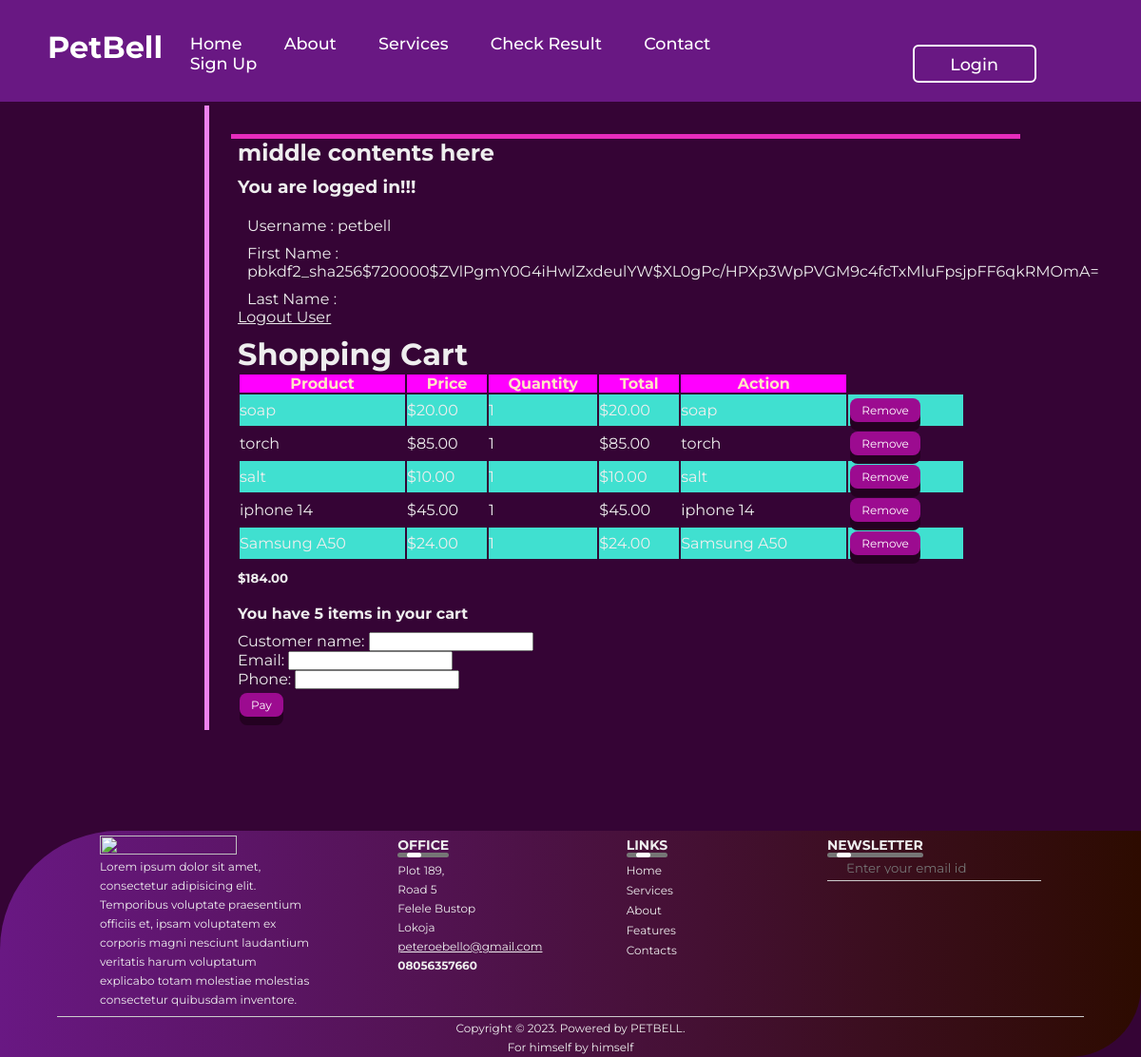
Screenshot of /market/cart/ (signed in) with the database file from the repository.
### market/models.py (models this page shows, shortened)
class CartItem(models.Model):
    product = models.ForeignKey(Product, on_delete=models.CASCADE)
    cart = models.ForeignKey(Carts, on_delete=models.CASCADE)
    quantity = models.IntegerField(default=1)
    @property
    def total_price(self):
        all_price = self.product.price * self.quantity
        return all_price
    def __str__(self):
        return str(self.id)

class Product(models.Model):
    name = models.CharField(max_length=200)
    description = models.TextField()
    price = models.DecimalField(max_digits=10, decimal_places=2)

class Carts(models.Model):
    user = models.ForeignKey(User, on_delete=models.CASCADE)
    products = models.ManyToManyField(Product, through='CartItem')
    @property
    def total_amount (self):
        cartitems = self.cartitem_set.all()
        total = sum([item.total_price for item in cartitems])
        return total
    @property
    def num_of_items(self):
        cartitems = self.cartitem_set.all()
        quantity = sum([item.quantity for item in cartitems])
        return quantity

### market/views.py (the view)
# urls.py: path('cart', CartAPI.as_view(), name='cart'),
def cart(request):
    cart, created = Carts.objects.get_or_create(user = request.user)
    cart_items = cart.cartitem_set.all()
    if request.method == 'POST':
        form = CheckoutForm(request.POST)
        if form.is_valid():
            print ('valid')
            name = form.cleaned_data['customer_name']
            email = form.cleaned_data['email']
            phone = form.cleaned_data['phone']
            amount = int(cart.total_amount)
            for cart_item in cart_items:
                print (cart_item)
            request_body = request.body
            print(request_body)
            currency = "NGN"
            tx_ref = 'Order'+str(math.floor(1000000 + random.random()*9000000))
            print(amount)
            transaction = Transaction(customer_name = name, email=email,phone=phone, amount=amount, tx_ref=
                             tx_ref)
            transaction.save()
            for cart_item in cart_items:
                product = cart_item.product
                quantity = cart_item.quantity
                total_price = product.price * quantity
                order = Order(transaction = transaction,
                              product = product,
                              quantity = quantity,
                              total_price = total_price)
                order.save()
        return redirect (str(process_payment(name, email, amount, phone, currency, tx_ref)))
    else:
        form = CheckoutForm()
        """qr = qrcode.make('http://localhost:8000/market/cart/')
        qr.save("media/qr.png", scale=10, fill_color = 'lightblue', dark_color = 'red')
           """
    print (cart_items)
    print (cart.total_amount)
    return render(request, 'cart.html', {'cart_items': cart_items, 'cart': cart , 'form_keys': form})

### market/forms.py
class CheckoutForm (forms.Form):
    customer_name = forms.CharField(max_length=50)
    email = forms.EmailField()
    phone = forms.IntegerField()

### market/templates/cart.html (shortened to what this page needs)
{% extends "Djangobase1.html" %}
{% block content %}
<h1>Shopping Cart</h1>
    <table>
        <thead>
            <tr>
                <th>Product</th>
                <th>Price</th>
                <th>Quantity</th>
                <th>Total</th>
                <th>Action</th>
            </tr>
        </thead>
        <tbody>
            {% for cart_item in cart_items %}
                <tr>
                    <td>{{ cart_item.product.name }}</td>
                    <td>${{ cart_item.product.price }}</td>
                    <td>{{ cart_item.quantity }}</td>
                    <td>${{cart_item.total_price}}</td>
                    <td> {{cart_item.product.name}}</td>
                    <td>
                        <form action="{% url 'remove_from_cart' cart_item.id %}" method="post">
                            <button type="submit">Remove</button>
                        </form>
                    </td>
                </tr>
            {% endfor %}
        </tbody>
    </table>
    <p><h5>${{cart.total_amount}} </h5> </p>
    <p><h4>You have {{cart.num_of_items}} items in your cart </h4> </p>
<form method="POST" action="">
    {{form_keys}}
    <button type="submit"> Pay</button>
</form>
{% endblock content %}

### market/templates/Djangobase1.html (shortened to what this page needs)
{% load static %}
<html lang="en">
<head>
    <link rel="stylesheet" href="{% static '/djangostyle.css' %}">
</head>
<body>
    <header>
        {% block header %}
        <h2 class="logo">PetBell</h2>
        <nav class="navigation">
            <a href="#">Home</a>
            <a href="#">About</a>
            <a href="#">Services</a>
            <a href="#">Check Result</a>
            <a href="#">Contact</a>
            <a href="#">Sign Up</a>
            <button class="btnlogin-popup" onclick="location.href= '#'">Login</button>
        </nav>
       {% endblock header %}
    </header>
<div id="content">
    <div class="topline"></div>
    <div id="middlediv">
        <h2>middle contents here</h2>
         {%if request.user.is_authenticated %}
    <p><h3> You are logged in!!! </h3> </p>
    <p> Username : {{request.user.username}} </p>
    <p> First Name : {{request.user.password}} </p>
    <p> Last Name : {{request.user.last_name}} </p>
    <a href= "#" type= 'button'> Logout User </a>
{% else %}
    <p> User is logged out!!! </p>
    <a href= "#" type= 'button'> Sign UP </a>
    <span class="icons"><ion-icon name="person-add"></ion-icon></span>
    <a href= "#" type= 'button'> Login </a>
    <span class = "icon"><ion-icon name="log-in"></ion-icon></span>
{% endif %}
        <p>
            {% block content %}
            {% endblock content %}</p>
            <span class="animcontent"></span>
        </div>
</div>
<footer>
    <div class="row">
        <div class="col">
            <img src="#" alt="" class="logo">
            <p>Lorem ipsum dolor sit amet, consectetur adipisicing elit. Temporibus voluptate praesentium officiis et, ipsam voluptatem ex corporis magni nesciunt laudantium veritatis harum voluptatum explicabo totam molestiae molestias consectetur quibusdam inventore.</p>
        </div>
        <div class="col">
            <h3>OFFICE <div class="underline"><span></span></div></h3>
            <p> Plot 189,</p>
            <p>Road 5</p>
            <p>Felele Bustop</p>
            <p>Lokoja</p>
            <a href="mailto:peteroebello@gmail.com" class="email-id">peteroebello@gmail.com</a>
            <h4>08056357660</h4>
        </div>
        <div class="col">
            <h3>LINKS<div class="underline"><span></span></div></h3>
            <ul>
                <li><a href="#">Home</a></li>
                <li><a href="#">Services</a></li>
                <li><a href="#">About</a></li>
                <li><a href="#">Features</a></li>
                <li><a href="#">Contacts</a></li>
            </ul>
        </div>
        <div class="col">
            <h3>NEWSLETTER<div class="underline"><span></span></div></h3>
            <form action="">
                <input type="email" placeholder="Enter your email id" required>
                </form>
        </div>
    </div>
    <hr>
    <p class="copyright">Copyright &#169 2023. Powered by PETBELL. <br>
        For himself by himself</p>
</footer>
</body>
</html>

### market/static/djangostyle.css (style rules this page uses)
* { font-family: "Montserrat"; box-sizing: border-box; color: #eee; padding: 0; margin: 0; }
body { position: relative; display: flex; justify-content: center; align-items: center; background-color:#350435; background-size: cover; min-height: 100vh; flex-direction: column; }
header { position: absolute; top: 0; left: 0; width: 100%; padding: 5px 100px 10px 50px; background: #691883; display: flex; justify-content:space-between; align-items: center; z-index: 9; }
.logo { font-size: 2em; color: #fff; user-select: none; }
.navigation { margin-left: 37%; padding-right: 50px; min-width: fit-content; display: inline-block; justify-content: space-evenly ; align-items: center; }
.navigation a { position: relative; font-size: 1.1em; color: #fff; font-weight: 500; text-decoration: none; margin-left: 40px; right: 400px; align-self: center; top: 30px; white-space: nowrap; display: inline; }
.navigation a::after { position: absolute; content:' '; left: 0px; bottom: -6px; width: 100%; height: 3px; background: #fff; border-radius: 5px; transform-origin: right; transform: scaleX(0); transition: transform .5s; }
.navigation .btnlogin-popup { width: 130px; height: 40px; background: transparent; border: 2px solid; outline: none; border-radius: 6px; cursor: pointer; font-size: 1.1em; color: #fff; font-weight: 500; margin-left: 400px; transition: 0.5s; margin-bottom: 10px; }
#content { position: relative; background-color:transparent; padding-top: 20px; display: flex; margin-bottom: 344px; margin-top: 121px; height: fit-content; }
#content button { background-color: #9c0b90; border: none; color: white; padding: 5px 12px; text-align: center; text-decoration: none; display: inline-block; font-size: 12px; margin: 4px 2px; cursor: pointer; border-radius: 8px; box-shadow: 0 9px #240121; }
#content .topline { position: absolute; top: 20px; left: 7%; width: 100%; border-bottom: solid; border-color:rgb(230, 44, 189); border-width: 5px; margin-top: 0px; }
#middlediv { display: flex; flex-direction: column; width: 800px; height: fit-content; background-color:transparent; margin-left: 30px; border-left:solid #350435; border-width: 5px; margin-top: -30px; padding-left: 30px; padding-top: 35px; justify-content: space-between; }
#middlediv p { padding-left: 10px; padding-top: 10px; }
tbody tr:nth-child(odd) { background-color: turquoise; }
table thead th { align-self: center; color: bisque; font-weight: 700; text-align: center; background-color: magenta; }
footer { width: 100%; position:absolute; bottom: 0; right: 0; background: linear-gradient(to right, #691883, #2d0b00); color: #fff; padding: 20px, 0, 10px; border-top-left-radius: 125px; border-bottom-right-radius: 75px; font-size: 12px; line-height: 20px; align-self: flex-end; }
.row { width: 85%; margin: auto; display: flex; flex-wrap: wrap; align-items: flex-start; justify-content: space-between; }
.col { flex-basis: 25%; padding: 5px 15px; }
.col:nth-child(2), .col:nth-child(3) { flex-basis: 15%; }
.logo { width: 80%; margin-bottom: 3px; }
.col h3 { width: fit-content; margin-bottom: 7px; position: relative; }
.email-id { width: fit-content; border-bottom: none; margin: 5px 0px; }
ul li { list-style: none; margin-bottom: 1px; }
ul li a { text-decoration: none; columns: #fff; }
footer form { padding-bottom: 7px; display: flex; align-items: center; justify-content: space-between; border-bottom: 1px solid #ccc; margin-bottom : 10px; }
footer form input { width: 100%; background: transparent; border: 0; outline: none; border-radius: 12px; margin-left: 20px; height: 1em; }
footer hr { width: 90%; border: 0; border-bottom: 1px solid #ccc; margin: 2px auto; }
.copyright { text-align: center; }
.underline { width: 100%; height: 5px; border-radius: 3px; background: #767676; position: absolute; top: 18px; left: 0; overflow: hidden; }
.underline span { width: 15px; height: 100%; border-radius: 3px; background: #fff; position: absolute; top: 0; left: 10px; animation: moving 2s linear infinite; }
.animcontent { position: absolute; width: 5px; height:calc(100% + 10px); margin-left: -35px; border-left:solid violet; border-width: 5px; content: ''; animation: load-up 6s ease-in-out reverse forwards; animation: name duration timing-function delay iteration-count direction fill-mode; bottom: 0; }

### rows the page displays
CartItem: product.name "soap", product.price "20.00", quantity "1", total_price "20.00"
CartItem: product.name "torch", product.price "85.00", quantity "1", total_price "85.00"
CartItem: product.name "salt", product.price "10.00", quantity "1", total_price "10.00"
CartItem: product.name "iphone 14", product.price "45.00", quantity "1", total_price "45.00"
CartItem: product.name "Samsung A50", product.price "24.00", quantity "1", total_price "24.00"
Carts: total_amount "184.00", num_of_items "5"

### other values shown
{{ request.user.username }} "petbell"
{{ request.user.password }} "pbkdf2_sha256$720000$ZVlPgmY0G4iHwlZxdeulYW$XL0gPc/HPXp3WpPVGM9c4fcTxMluFpsjpFF6qkRMOmA="
